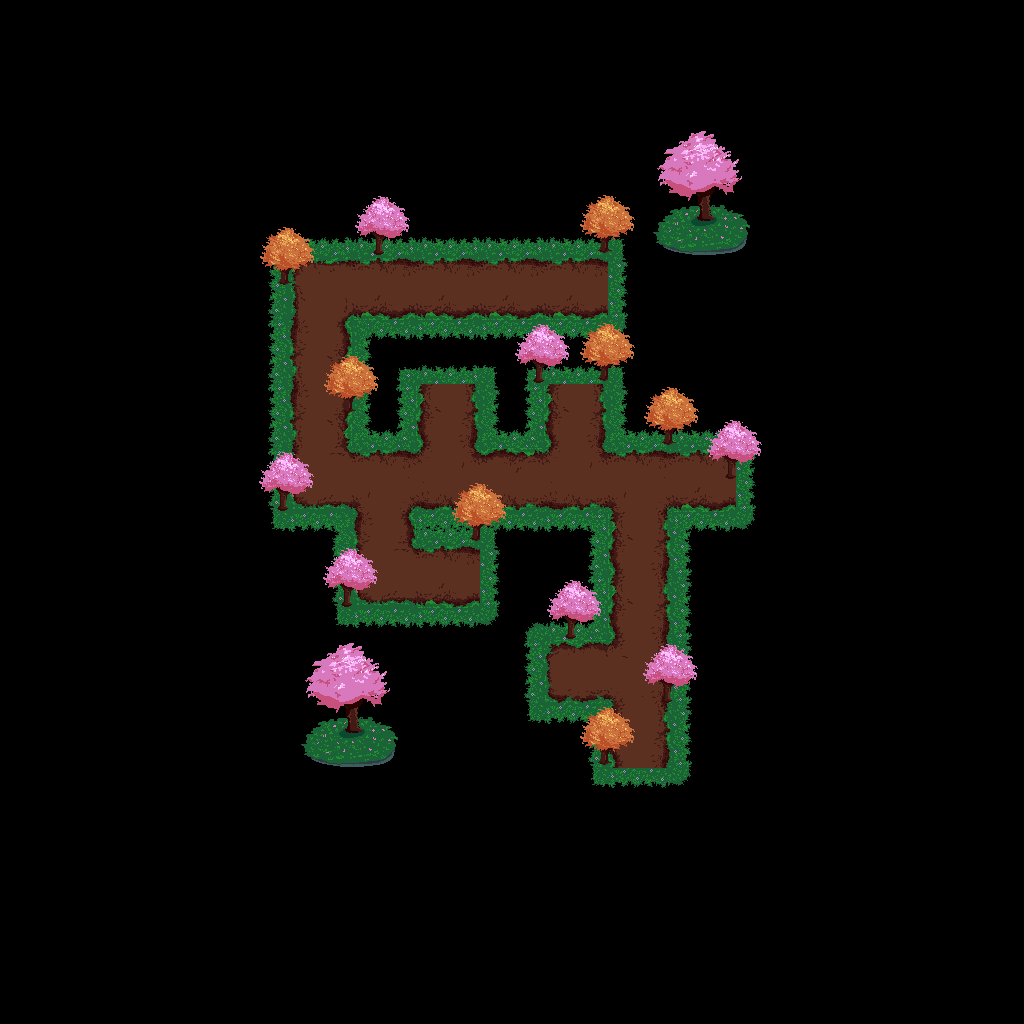

This is a level from a 2D game, rendered from its Tiled map with the project's own tilesets. A one-line summary and the map file follow, with tile-layer data summarised:
An orthogonal 32x32 tile map with 32x32 px tiles, 5 tile layers (Tile Layer 1, Tile Layer 2, Tile Layer 5, Tile Layer 3, ...), 1 hidden layer not drawn, 5 tilesets and 35 objects.

<map version="1.2" tiledversion="1.2.5" orientation="orthogonal" renderorder="right-down" width="32" height="32" tilewidth="32" tileheight="32" infinite="0" nextlayerid="13" nextobjectid="423">
 <tileset firstgid="1" name="ground" tilewidth="64" tileheight="64" tilecount="1" columns="1">
  <properties>
   <property name="name" value="ground" />
  </properties>
  <image source="ground.jpg" width="64" height="64" />
  <tile id="0">
   <properties>
    <property name="name" value="ground" />
   </properties>
  </tile>
 </tileset>
 <tileset firstgid="2" name="start" tilewidth="32" tileheight="32" tilecount="1" columns="1">
  <properties>
   <property name="name" value="start" />
  </properties>
  <image source="start.png" width="32" height="32" />
  <tile id="0">
   <properties>
    <property name="name" value="start" />
   </properties>
  </tile>
 </tileset>
 <tileset firstgid="3" name="gold" tilewidth="32" tileheight="32" tilecount="1" columns="1">
  <image source="gold.png" width="32" height="32" />
  <tile id="0">
   <properties>
    <property name="name" value="gold" />
   </properties>
  </tile>
 </tileset>
 <tileset firstgid="4" name="Grass_Ground_Tiles_03" tilewidth="64" tileheight="64" tilecount="240" columns="20">
  <image source="Grass_Ground_Tiles_03.png" width="1280" height="800" />
 </tileset>
 <tileset firstgid="244" name="rock" tilewidth="64" tileheight="64" tilecount="1" columns="1">
  <image source="rock.png" width="64" height="64" />
  <tile id="0">
   <properties>
    <property name="name" value="rock" />
   </properties>
  </tile>
 </tileset>
 <imagelayer id="3" name="Image Layer 1" visible="0">
  <image source="space.png" width="1024" height="1024" />
 </imagelayer>
 <layer id="8" name="Tile Layer 1" width="32" height="32">
  <data>[1024 cells, 72 non-empty, 21 distinct tile ids]</data>
 </layer>
 <layer id="9" name="Tile Layer 2" width="32" height="32">
  <data>[1024 cells, 32 non-empty, 14 distinct tile ids]</data>
 </layer>
 <layer id="12" name="Tile Layer 5" width="32" height="32">
  <data>[1024 cells, 1 non-empty, 1 distinct tile ids]</data>
 </layer>
 <layer id="10" name="Tile Layer 3" width="32" height="32">
  <data>[1024 cells, 4 non-empty, 2 distinct tile ids]</data>
 </layer>
 <layer id="11" name="Tile Layer 4" width="32" height="32">
  <data>[1024 cells, 7 non-empty, 1 distinct tile ids]</data>
 </layer>
 <objectgroup id="6" name="Object Layer 1" opacity="0.4">
  <object id="388" gid="1" x="416" y="447" width="64" height="64" />
  <object id="389" gid="2" x="433" y="431" width="32" height="32" />
  <object id="390" gid="3" x="707" y="520" width="32" height="32" />
  <object id="391" gid="1" x="416" y="511" width="64" height="64" />
  <object id="392" gid="1" x="480" y="511" width="64" height="64" />
  <object id="393" gid="244" x="384" y="397" width="64" height="64" />
  <object id="394" gid="1" x="544" y="511" width="64" height="64" />
  <object id="395" gid="244" x="517" y="444" width="64" height="64" />
  <object id="396" gid="1" x="608" y="511" width="64" height="64" />
  <object id="397" gid="1" x="672" y="511" width="64" height="64" />
  <object id="398" gid="244" x="668" y="479" width="64" height="64" />
  <object id="399" gid="1" x="544" y="447" width="64" height="64" />
  <object id="400" gid="1" x="352" y="511" width="64" height="64" />
  <object id="401" gid="3" x="342" y="495" width="32" height="32" />
  <object id="402" gid="1" x="352" y="575" width="64" height="64" />
  <object id="403" gid="1" x="352" y="607" width="64" height="64" />
  <object id="404" gid="1" x="416" y="607" width="64" height="64" />
  <object id="405" gid="3" x="458" y="591" width="32" height="32" />
  <object id="406" gid="244" x="576" y="558" width="64" height="64" />
  <object id="407" gid="1" x="288" y="511" width="64" height="64" />
  <object id="408" gid="1" x="288" y="447" width="64" height="64" />
  <object id="409" gid="1" x="288" y="383" width="64" height="64" />
  <object id="410" gid="1" x="288" y="319" width="64" height="64" />
  <object id="411" gid="1" x="352" y="319" width="64" height="64" />
  <object id="412" gid="1" x="416" y="319" width="64" height="64" />
  <object id="413" gid="3" x="560.667" y="305" width="32" height="32" />
  <object id="414" gid="1" x="608" y="575" width="64" height="64" />
  <object id="415" gid="1" x="608" y="639" width="64" height="64" />
  <object id="416" gid="1" x="608" y="703" width="64" height="64" />
  <object id="417" gid="3" x="624" y="755" width="32" height="32" />
  <object id="418" gid="1" x="480" y="319" width="64" height="64" />
  <object id="419" gid="1" x="608" y="767" width="64" height="64" />
  <object id="420" gid="1" x="544" y="703" width="64" height="64" />
  <object id="421" gid="3" x="559" y="689" width="32" height="32" />
  <object id="422" gid="1" x="544" y="319" width="64" height="64" />
 </objectgroup>
</map>
